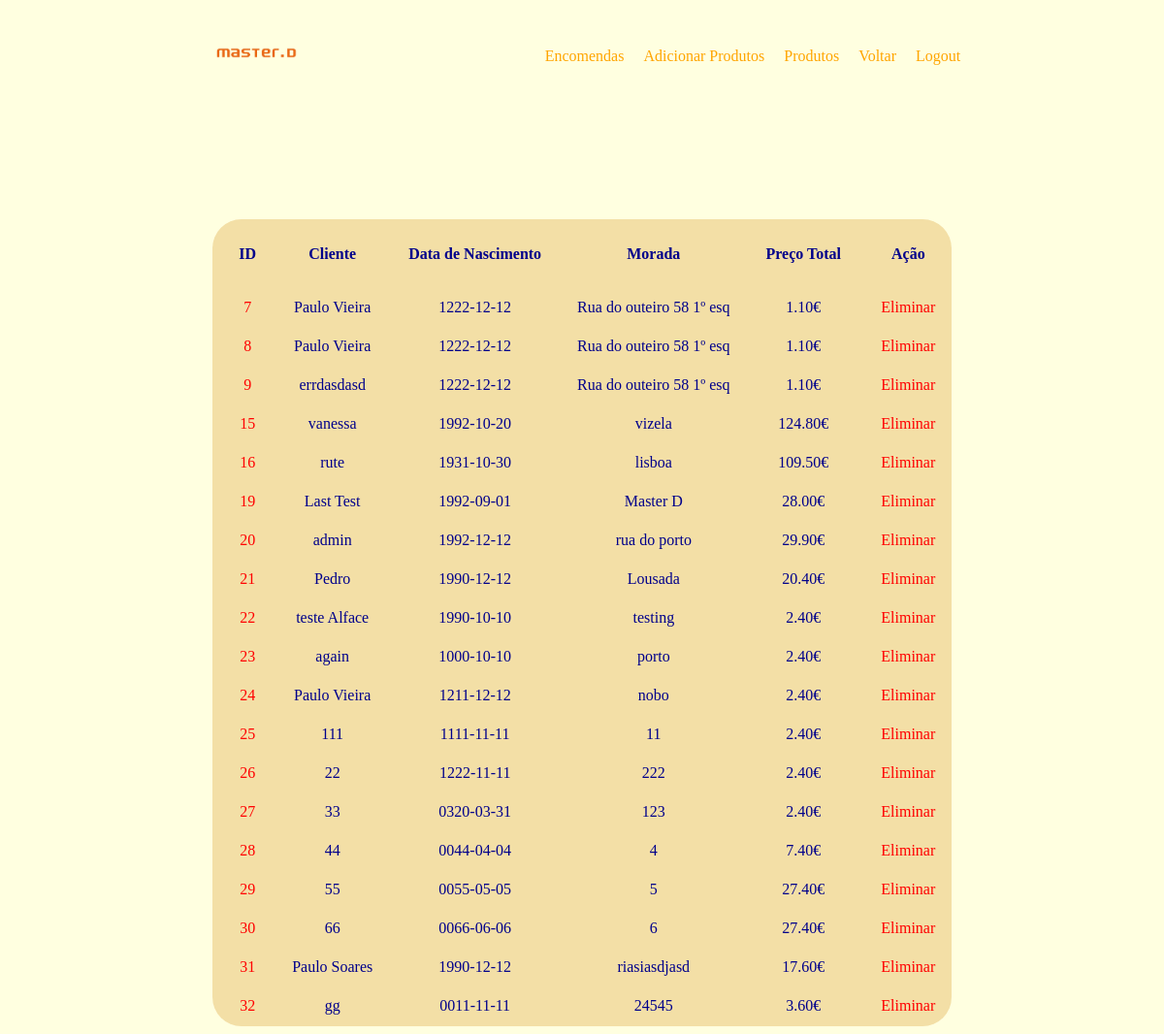
The app's page /admin-final/encomendas.php (signed in) with its own data.
### tables this page shows
CREATE TABLE `encomendas` (
  `encomenda_id` int(11) NOT NULL,
  `utilizador_id` int(11) DEFAULT NULL,
  `nome_cliente` varchar(255) NOT NULL,
  `data_nascimento_cliente` date NOT NULL,
  `morada_cliente` text NOT NULL,
  `data_encomenda` timestamp NOT NULL DEFAULT CURRENT_TIMESTAMP
);

### admin-final/encomendas.php (the view, shortened to what this page needs)
<?php
include_once("../conexao/conexao.php");
$sql = "SELECT e.*, SUM(d.preco_total_produto) AS preco_total_encomenda FROM encomendas e
        LEFT JOIN detalhes_encomenda d ON e.encomenda_id = d.encomenda_id
        GROUP BY e.encomenda_id";
$stmt = $conexao->prepare($sql);
if ($stmt->execute()) {
    $result = $stmt->get_result();
}
?>
<!DOCTYPE html>
<html lang="pt">
<head>
 <link rel="stylesheet" href="./css/encomendas.css">
</head>
<body>
  <nav>
    <div class="nav-container">
        <div class="logo">
            <img src="../imagens/Escola-Profissional-MasterD-removebg-preview.png" alt="Logo">
        </div>
        <ul class="menu">
            <li><a href="encomendas.php">Encomendas</a></li>
            <li><a href="produtos_new.php">Adicionar Produtos</a></li>
            <li><a href="produtos.php">Produtos</a></li>
            <li><a href="index.php">Voltar</a></li>
            <li><a href="logout.php">Logout</a></li>
        </ul>
    </div>
</nav>
    <div class="content" id="content">
      <div class="table-container">
<?php
if ($result->num_rows > 0) {
  echo "<table>";
  echo "<tr class='table-row-head'><th>ID</th><th>Cliente</th><th>Data de Nascimento</th><th>Morada</th><th>Preço Total</th><th>Ação</th></tr>";
  while($row = $result->fetch_assoc()) {
      echo "<tr>";
      echo "<td><a href='detalhes_encomenda.php?id=" . $row["encomenda_id"] . "'>" . $row["encomenda_id"] . "</a></td>";
      echo "<td>" . $row["nome_cliente"] . "</td>";
      echo "<td>" . $row["data_nascimento_cliente"] . "</td>";
      echo "<td>" . $row["morada_cliente"] . "</td>";
      echo "<td>" . $row["preco_total_encomenda"] ."€". "</td>";
      echo "<td><a href='javascript:void(0);' class='eliminar-encomenda' data-id='" . $row["encomenda_id"] . "'>Eliminar</a></td>";
      echo "</tr>";
  }
  echo "</table>";
} else {
  echo "Nenhuma encomenda encontrada.";
}
?>
</div>
</div>
</body>
</html>

### admin-final/css/encomendas.css (style rules this page uses)
body { background-color: #ffffe0; }
.content { display: flex; justify-content: space-around; margin-top: 10%; }
table { color: darkblue; background-color: #f3dfa6; border: none; border-radius: 30px; text-align: center; }
table th { padding: 25px; border: none; }
table td { padding: 10px; border: none; }
a { text-decoration: none; color: red; }
nav { background-color: #ffffe0; color: white; }
nav ul li a { font-family: monteserratBold; text-decoration: none; color: orange; }
.nav-container { display: flex; justify-content: space-evenly; align-items: center; padding: 10px; }
.logo img { width: 130px; }
.menu { display: flex; list-style: none; }
.menu li { margin: 0 10px; }

### records on screen
encomendas: encomenda_id "7", nome_cliente "Paulo Vieira", data_nascimento_cliente "1222-12-12", morada_cliente "Rua do outeiro 58 1º esq", preco_total_encomenda "1.10"
encomendas: encomenda_id "8", nome_cliente "Paulo Vieira", data_nascimento_cliente "1222-12-12", morada_cliente "Rua do outeiro 58 1º esq", preco_total_encomenda "1.10"
encomendas: encomenda_id "9", nome_cliente "errdasdasd", data_nascimento_cliente "1222-12-12", morada_cliente "Rua do outeiro 58 1º esq", preco_total_encomenda "1.10"
encomendas: encomenda_id "15", nome_cliente "vanessa", data_nascimento_cliente "1992-10-20", morada_cliente "vizela", preco_total_encomenda "124.80"
encomendas: encomenda_id "16", nome_cliente "rute", data_nascimento_cliente "1931-10-30", morada_cliente "lisboa", preco_total_encomenda "109.50"
encomendas: encomenda_id "19", nome_cliente "Last Test", data_nascimento_cliente "1992-09-01", morada_cliente "Master D", preco_total_encomenda "28.00"
encomendas: encomenda_id "20", nome_cliente "admin", data_nascimento_cliente "1992-12-12", morada_cliente "rua do porto", preco_total_encomenda "29.90"
encomendas: encomenda_id "21", nome_cliente "Pedro", data_nascimento_cliente "1990-12-12", morada_cliente "Lousada", preco_total_encomenda "20.40"
encomendas: encomenda_id "22", nome_cliente "teste Alface", data_nascimento_cliente "1990-10-10", morada_cliente "testing", preco_total_encomenda "2.40"
encomendas: encomenda_id "23", nome_cliente "again", data_nascimento_cliente "1000-10-10", morada_cliente "porto", preco_total_encomenda "2.40"
encomendas: encomenda_id "24", nome_cliente "Paulo Vieira", data_nascimento_cliente "1211-12-12", morada_cliente "nobo", preco_total_encomenda "2.40"
encomendas: encomenda_id "25", nome_cliente "111", data_nascimento_cliente "1111-11-11", morada_cliente "11", preco_total_encomenda "2.40"
encomendas: encomenda_id "26", nome_cliente "22", data_nascimento_cliente "1222-11-11", morada_cliente "222", preco_total_encomenda "2.40"
encomendas: encomenda_id "27", nome_cliente "33", data_nascimento_cliente "0320-03-31", morada_cliente "123", preco_total_encomenda "2.40"
encomendas: encomenda_id "28", nome_cliente "44", data_nascimento_cliente "0044-04-04", morada_cliente "4", preco_total_encomenda "7.40"
encomendas: encomenda_id "29", nome_cliente "55", data_nascimento_cliente "0055-05-05", morada_cliente "5", preco_total_encomenda "27.40"
encomendas: encomenda_id "30", nome_cliente "66", data_nascimento_cliente "0066-06-06", morada_cliente "6", preco_total_encomenda "27.40"
encomendas: encomenda_id "31", nome_cliente "Paulo Soares", data_nascimento_cliente "1990-12-12", morada_cliente "riasiasdjasd", preco_total_encomenda "17.60"
encomendas: encomenda_id "32", nome_cliente "gg", data_nascimento_cliente "0011-11-11", morada_cliente "24545", preco_total_encomenda "3.60"
